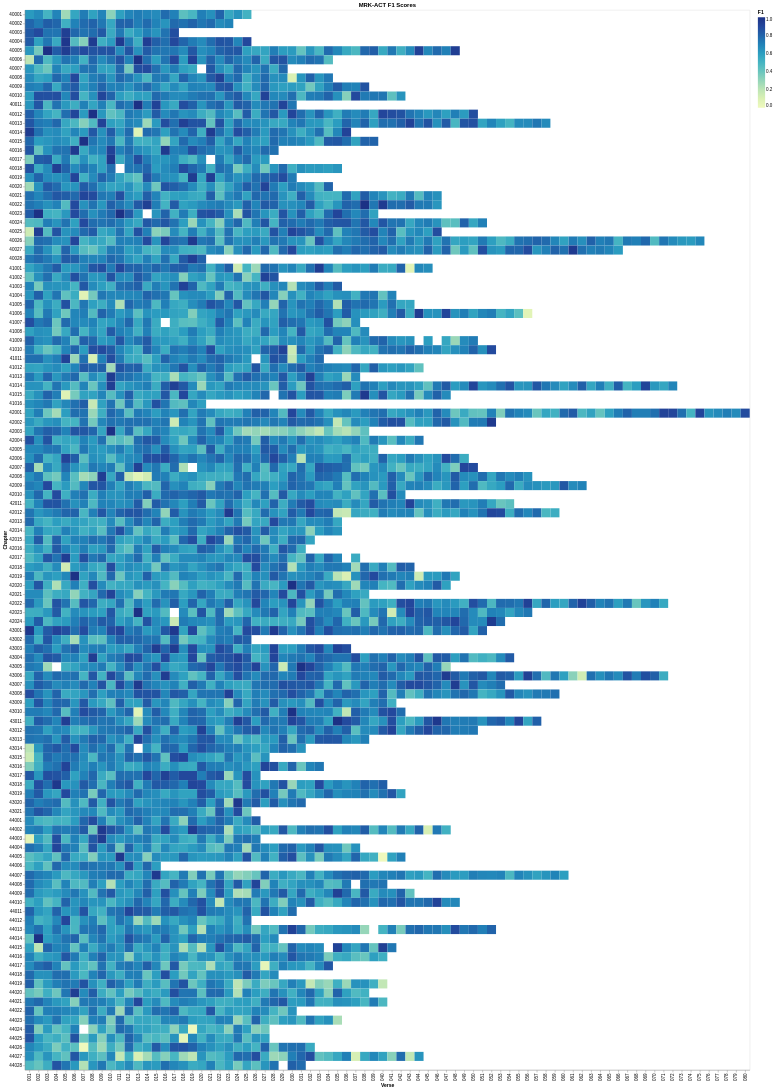

The notebook cell this image was saved under:
### Code cell
alt.Chart(source, title="MRK-ACT F1 Scores").mark_rect().encode(
    x='Verse:O',
    y='Chapter:O',
    color='F1:Q',
    tooltip=['Reference', 'F1', 'Precision', 'Recall']
)

### Figure 1 — Vega-Lite specification as saved in the notebook (floating-point values rounded to 4 significant figures; data arrays with more than 128 entries replaced by an {"elided": "..."} marker saying what was removed)
{"config": {"view": {"continuousWidth": 300, "continuousHeight": 300}}, "data": {"name": "data-45d2e6a0489b331973423b879bc5dd25"}, "mark": {"type": "rect"}, "encoding": {"color": {"field": "F1", "type": "quantitative"}, "tooltip": [{"field": "Reference", "type": "nominal"}, {"field": "F1", "type": "quantitative"}, {"field": "Precision", "type": "quantitative"}, {"field": "Recall", "type": "quantitative"}], "x": {"field": "Verse", "type": "ordinal"}, "y": {"field": "Chapter", "type": "ordinal"}}, "title": "MRK-ACT F1 Scores", "$schema": "https://vega.github.io/schema/vega-lite/v5.20.1.json", "datasets": {"data-45d2e6a0489b331973423b879bc5dd25": {"elided": "4766 records"}}}
